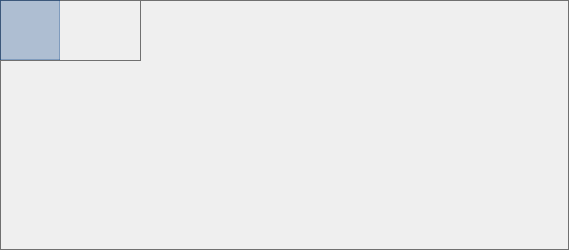
<?xml version="1.0" encoding="UTF-8"?>
<ui version="4.0">
 <class>ModelOverviewWidget</class>
 <widget class="QWidget" name="ModelOverviewWidget">
  <property name="windowModality">
   <enum>Qt::NonModal</enum>
  </property>
  <property name="geometry">
   <rect>
    <x>0</x>
    <y>0</y>
    <width>569</width>
    <height>250</height>
   </rect>
  </property>
  <property name="sizePolicy">
   <sizepolicy hsizetype="Expanding" vsizetype="Expanding">
    <horstretch>0</horstretch>
    <verstretch>0</verstretch>
   </sizepolicy>
  </property>
  <property name="minimumSize">
   <size>
    <width>0</width>
    <height>0</height>
   </size>
  </property>
  <property name="maximumSize">
   <size>
    <width>16777215</width>
    <height>16777215</height>
   </size>
  </property>
  <property name="mouseTracking">
   <bool>true</bool>
  </property>
  <property name="contextMenuPolicy">
   <enum>Qt::ActionsContextMenu</enum>
  </property>
  <property name="windowTitle">
   <string>Model overview</string>
  </property>
  <property name="windowIcon">
   <iconset resource="../../res/resources.qrc">
    <normaloff>:/icons/icons/pgmodeler_logo.png</normaloff>:/icons/icons/pgmodeler_logo.png</iconset>
  </property>
  <property name="windowOpacity">
   <double>1.000000000000000</double>
  </property>
  <property name="autoFillBackground">
   <bool>false</bool>
  </property>
  <property name="styleSheet">
   <string notr="true">border: 1px solid #707070;</string>
  </property>
  <layout class="QHBoxLayout" name="horizontalLayout">
   <property name="spacing">
    <number>0</number>
   </property>
   <property name="leftMargin">
    <number>0</number>
   </property>
   <property name="topMargin">
    <number>0</number>
   </property>
   <property name="rightMargin">
    <number>0</number>
   </property>
   <property name="bottomMargin">
    <number>0</number>
   </property>
   <item>
    <widget class="QFrame" name="frame">
     <property name="sizePolicy">
      <sizepolicy hsizetype="Expanding" vsizetype="Expanding">
       <horstretch>0</horstretch>
       <verstretch>0</verstretch>
      </sizepolicy>
     </property>
     <property name="minimumSize">
      <size>
       <width>0</width>
       <height>0</height>
      </size>
     </property>
     <property name="maximumSize">
      <size>
       <width>16777215</width>
       <height>16777215</height>
      </size>
     </property>
     <property name="mouseTracking">
      <bool>true</bool>
     </property>
     <property name="autoFillBackground">
      <bool>false</bool>
     </property>
     <property name="styleSheet">
      <string notr="true"/>
     </property>
     <property name="frameShape">
      <enum>QFrame::NoFrame</enum>
     </property>
     <property name="frameShadow">
      <enum>QFrame::Plain</enum>
     </property>
     <property name="lineWidth">
      <number>1</number>
     </property>
     <property name="midLineWidth">
      <number>0</number>
     </property>
     <widget class="QFrame" name="window_frm">
      <property name="geometry">
       <rect>
        <x>0</x>
        <y>0</y>
        <width>60</width>
        <height>60</height>
       </rect>
      </property>
      <property name="maximumSize">
       <size>
        <width>16777215</width>
        <height>16777215</height>
       </size>
      </property>
      <property name="cursor">
       <cursorShape>ArrowCursor</cursorShape>
      </property>
      <property name="contextMenuPolicy">
       <enum>Qt::NoContextMenu</enum>
      </property>
      <property name="styleSheet">
       <string notr="true">border-color:rgba(2, 61, 134,70); background-color: rgba(2, 61, 134,70);</string>
      </property>
      <property name="frameShape">
       <enum>QFrame::StyledPanel</enum>
      </property>
      <property name="lineWidth">
       <number>2</number>
      </property>
      <property name="midLineWidth">
       <number>0</number>
      </property>
     </widget>
     <widget class="QLabel" name="label">
      <property name="geometry">
       <rect>
        <x>0</x>
        <y>0</y>
        <width>141</width>
        <height>61</height>
       </rect>
      </property>
      <property name="styleSheet">
       <string notr="true"/>
      </property>
      <property name="frameShape">
       <enum>QFrame::NoFrame</enum>
      </property>
      <property name="text">
       <string/>
      </property>
      <property name="scaledContents">
       <bool>true</bool>
      </property>
      <property name="alignment">
       <set>Qt::AlignCenter</set>
      </property>
     </widget>
     <zorder>label</zorder>
     <zorder>window_frm</zorder>
    </widget>
   </item>
  </layout>
 </widget>
 <resources>
  <include location="../../res/resources.qrc"/>
  <include location="../../res/resources.qrc"/>
 </resources>
 <connections/>
</ui>
